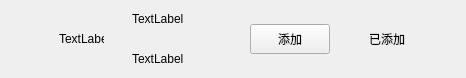
<?xml version="1.0" encoding="UTF-8"?>
<ui version="4.0">
 <class>ApplyFriendItem</class>
 <widget class="QWidget" name="ApplyFriendItem">
  <property name="geometry">
   <rect>
    <x>0</x>
    <y>0</y>
    <width>466</width>
    <height>78</height>
   </rect>
  </property>
  <property name="maximumSize">
   <size>
    <width>16777215</width>
    <height>78</height>
   </size>
  </property>
  <property name="windowTitle">
   <string>Form</string>
  </property>
  <layout class="QHBoxLayout" name="horizontalLayout">
   <property name="spacing">
    <number>6</number>
   </property>
   <property name="leftMargin">
    <number>9</number>
   </property>
   <property name="topMargin">
    <number>0</number>
   </property>
   <property name="rightMargin">
    <number>0</number>
   </property>
   <property name="bottomMargin">
    <number>0</number>
   </property>
   <item>
    <spacer name="horizontalSpacer">
     <property name="orientation">
      <enum>Qt::Orientation::Horizontal</enum>
     </property>
     <property name="sizeType">
      <enum>QSizePolicy::Policy::Fixed</enum>
     </property>
     <property name="sizeHint" stdset="0">
      <size>
       <width>50</width>
       <height>20</height>
      </size>
     </property>
    </spacer>
   </item>
   <item>
    <widget class="QLabel" name="icon_lb">
     <property name="minimumSize">
      <size>
       <width>45</width>
       <height>45</height>
      </size>
     </property>
     <property name="maximumSize">
      <size>
       <width>45</width>
       <height>45</height>
      </size>
     </property>
     <property name="text">
      <string>TextLabel</string>
     </property>
    </widget>
   </item>
   <item>
    <widget class="QWidget" name="widget" native="true">
     <layout class="QHBoxLayout" name="horizontalLayout_2">
      <property name="spacing">
       <number>7</number>
      </property>
      <property name="leftMargin">
       <number>11</number>
      </property>
      <property name="topMargin">
       <number>2</number>
      </property>
      <property name="rightMargin">
       <number>11</number>
      </property>
      <property name="bottomMargin">
       <number>2</number>
      </property>
      <item>
       <widget class="QWidget" name="widget_2" native="true">
        <layout class="QVBoxLayout" name="verticalLayout">
         <property name="spacing">
          <number>10</number>
         </property>
         <property name="leftMargin">
          <number>11</number>
         </property>
         <property name="topMargin">
          <number>2</number>
         </property>
         <property name="rightMargin">
          <number>11</number>
         </property>
         <property name="bottomMargin">
          <number>2</number>
         </property>
         <item>
          <widget class="QLabel" name="user_chat_lb">
           <property name="minimumSize">
            <size>
             <width>100</width>
             <height>30</height>
            </size>
           </property>
           <property name="maximumSize">
            <size>
             <width>200</width>
             <height>30</height>
            </size>
           </property>
           <property name="text">
            <string>TextLabel</string>
           </property>
          </widget>
         </item>
         <item>
          <widget class="QLabel" name="user_name_lb">
           <property name="minimumSize">
            <size>
             <width>100</width>
             <height>30</height>
            </size>
           </property>
           <property name="maximumSize">
            <size>
             <width>200</width>
             <height>30</height>
            </size>
           </property>
           <property name="text">
            <string>TextLabel</string>
           </property>
          </widget>
         </item>
        </layout>
       </widget>
      </item>
      <item>
       <widget class="GDClickedBtn" name="addBtn">
        <property name="minimumSize">
         <size>
          <width>80</width>
          <height>30</height>
         </size>
        </property>
        <property name="maximumSize">
         <size>
          <width>80</width>
          <height>30</height>
         </size>
        </property>
        <property name="text">
         <string>添加</string>
        </property>
       </widget>
      </item>
      <item>
       <widget class="QLabel" name="already_add_lb">
        <property name="minimumSize">
         <size>
          <width>40</width>
          <height>0</height>
         </size>
        </property>
        <property name="text">
         <string>已添加</string>
        </property>
        <property name="alignment">
         <set>Qt::AlignmentFlag::AlignRight|Qt::AlignmentFlag::AlignTrailing|Qt::AlignmentFlag::AlignVCenter</set>
        </property>
       </widget>
      </item>
      <item>
       <spacer name="horizontalSpacer_2">
        <property name="orientation">
         <enum>Qt::Orientation::Horizontal</enum>
        </property>
        <property name="sizeType">
         <enum>QSizePolicy::Policy::Fixed</enum>
        </property>
        <property name="sizeHint" stdset="0">
         <size>
          <width>50</width>
          <height>20</height>
         </size>
        </property>
       </spacer>
      </item>
     </layout>
    </widget>
   </item>
  </layout>
 </widget>
 <customwidgets>
  <customwidget>
   <class>GDClickedBtn</class>
   <extends>QPushButton</extends>
   <header location="global">gdclickedbtn.h</header>
  </customwidget>
 </customwidgets>
 <resources/>
 <connections/>
</ui>
